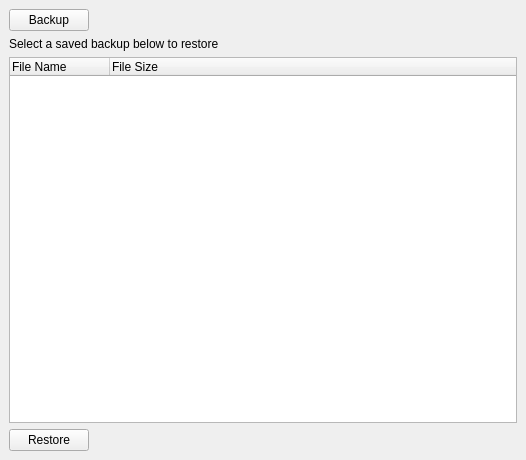
<?xml version="1.0" encoding="UTF-8"?>
<ui version="4.0">
 <class>DataManager</class>
 <widget class="QMainWindow" name="DataManager">
  <property name="geometry">
   <rect>
    <x>0</x>
    <y>0</y>
    <width>526</width>
    <height>460</height>
   </rect>
  </property>
  <property name="windowTitle">
   <string>Data Manager</string>
  </property>
  <property name="windowIcon">
   <iconset resource="../OpenRPT/images/OpenRPTWrtembed.qrc">
    <normaloff>:/OpenRPT/icons/export_database_32.png</normaloff>:/OpenRPT/icons/export_database_32.png</iconset>
  </property>
  <widget class="QWidget" name="centralwidget">
   <layout class="QVBoxLayout" name="verticalLayout">
    <item>
     <layout class="QHBoxLayout" name="horizontalLayout_2">
      <item>
       <widget class="QPushButton" name="cmdBackup">
        <property name="text">
         <string>Backup</string>
        </property>
       </widget>
      </item>
      <item>
       <spacer name="horizontalSpacer_2">
        <property name="orientation">
         <enum>Qt::Horizontal</enum>
        </property>
        <property name="sizeHint" stdset="0">
         <size>
          <width>40</width>
          <height>20</height>
         </size>
        </property>
       </spacer>
      </item>
     </layout>
    </item>
    <item>
     <widget class="QLabel" name="label">
      <property name="text">
       <string>Select a saved backup below to restore</string>
      </property>
     </widget>
    </item>
    <item>
     <widget class="QTreeWidget" name="lstBackups">
      <property name="alternatingRowColors">
       <bool>true</bool>
      </property>
      <property name="indentation">
       <number>6</number>
      </property>
      <column>
       <property name="text">
        <string>File Name</string>
       </property>
      </column>
      <column>
       <property name="text">
        <string>File Size</string>
       </property>
      </column>
     </widget>
    </item>
    <item>
     <layout class="QHBoxLayout" name="horizontalLayout">
      <item>
       <widget class="QPushButton" name="cmdRestore">
        <property name="text">
         <string>Restore</string>
        </property>
       </widget>
      </item>
      <item>
       <spacer name="horizontalSpacer">
        <property name="orientation">
         <enum>Qt::Horizontal</enum>
        </property>
        <property name="sizeHint" stdset="0">
         <size>
          <width>40</width>
          <height>20</height>
         </size>
        </property>
       </spacer>
      </item>
     </layout>
    </item>
   </layout>
  </widget>
 </widget>
 <resources>
  <include location="../OpenRPT/images/OpenRPTWrtembed.qrc"/>
 </resources>
 <connections/>
</ui>
